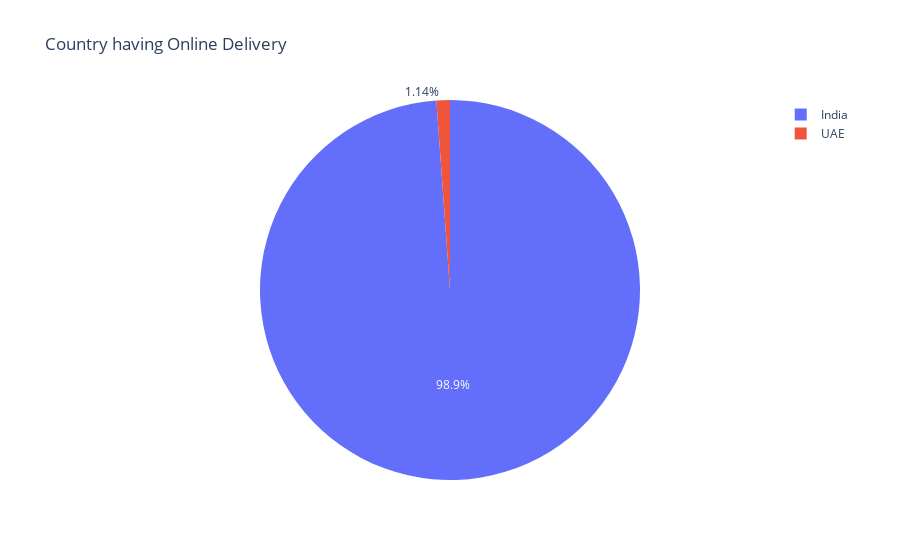

Source (notebook cell):
### Code cell
fig = px.pie(online_delivery_count, 
             names='Country', 
             values='Online_delivery_count',  # Use the column that counts the online deliveries
             title='Country having Online Delivery')
fig.show()

### Figure 1 — Plotly figure (JSON) as saved in the notebook; plotly's stock layout.template omitted (floating-point values rounded to 4 significant figures)
{"data": [{"domain": {"x": [0, 1], "y": [0, 1]}, "hovertemplate": "Country=%{label}<br>Online_delivery_count=%{value}<extra></extra>", "labels": ["India", "UAE"], "legendgroup": "", "name": "", "showlegend": true, "type": "pie", "values": [2423, 28]}], "layout": {"legend": {"tracegroupgap": 0}, "title": {"text": "Country having Online Delivery"}}}
